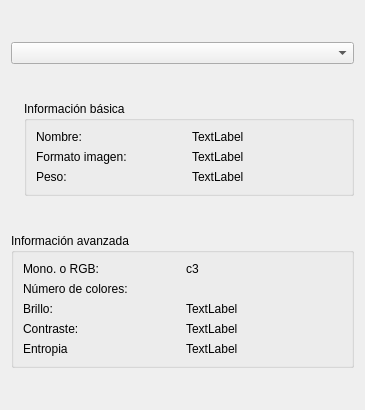
<?xml version="1.0" encoding="UTF-8"?>
<ui version="4.0">
 <class>image_info</class>
 <widget class="QDialog" name="image_info">
  <property name="geometry">
   <rect>
    <x>0</x>
    <y>0</y>
    <width>365</width>
    <height>410</height>
   </rect>
  </property>
  <property name="windowTitle">
   <string>Dialog</string>
  </property>
  <layout class="QGridLayout" name="gridLayout">
   <item row="2" column="0" colspan="2">
    <widget class="QGroupBox" name="Advanced_box">
     <property name="sizePolicy">
      <sizepolicy hsizetype="Preferred" vsizetype="Maximum">
       <horstretch>0</horstretch>
       <verstretch>0</verstretch>
      </sizepolicy>
     </property>
     <property name="title">
      <string>Información avanzada</string>
     </property>
     <layout class="QGridLayout" name="gridLayout_2">
      <item row="4" column="0">
       <widget class="QLabel" name="label_2">
        <property name="text">
         <string>Entropia</string>
        </property>
       </widget>
      </item>
      <item row="2" column="0">
       <widget class="QLabel" name="label_5">
        <property name="text">
         <string>Brillo:</string>
        </property>
       </widget>
      </item>
      <item row="3" column="0">
       <widget class="QLabel" name="label">
        <property name="text">
         <string>Contraste:</string>
        </property>
       </widget>
      </item>
      <item row="0" column="0">
       <widget class="QLabel" name="MoRGB_label">
        <property name="text">
         <string>Mono. o RGB: </string>
        </property>
       </widget>
      </item>
      <item row="1" column="0">
       <widget class="QLabel" name="Ncolor_label">
        <property name="text">
         <string>Número de colores: </string>
        </property>
       </widget>
      </item>
      <item row="0" column="1">
       <widget class="QLabel" name="c3">
        <property name="text">
         <string>c3</string>
        </property>
       </widget>
      </item>
      <item row="1" column="1">
       <widget class="QLabel" name="c4">
        <property name="text">
         <string/>
        </property>
       </widget>
      </item>
      <item row="2" column="1">
       <widget class="QLabel" name="c5">
        <property name="text">
         <string>TextLabel</string>
        </property>
       </widget>
      </item>
      <item row="3" column="1">
       <widget class="QLabel" name="c6">
        <property name="text">
         <string>TextLabel</string>
        </property>
       </widget>
      </item>
      <item row="4" column="1">
       <widget class="QLabel" name="c7">
        <property name="text">
         <string>TextLabel</string>
        </property>
       </widget>
      </item>
     </layout>
    </widget>
   </item>
   <item row="0" column="0" colspan="2">
    <widget class="QComboBox" name="Image_selector"/>
   </item>
   <item row="1" column="0">
    <widget class="QLabel" name="IMG">
     <property name="sizePolicy">
      <sizepolicy hsizetype="Maximum" vsizetype="Preferred">
       <horstretch>0</horstretch>
       <verstretch>0</verstretch>
      </sizepolicy>
     </property>
     <property name="text">
      <string/>
     </property>
     <property name="pixmap">
      <pixmap resource="application.qrc">:/Imagenes/Imagenes_GUI/info.png</pixmap>
     </property>
     <property name="scaledContents">
      <bool>false</bool>
     </property>
     <property name="wordWrap">
      <bool>false</bool>
     </property>
    </widget>
   </item>
   <item row="1" column="1">
    <widget class="QGroupBox" name="Basic_box">
     <property name="sizePolicy">
      <sizepolicy hsizetype="Preferred" vsizetype="Maximum">
       <horstretch>0</horstretch>
       <verstretch>0</verstretch>
      </sizepolicy>
     </property>
     <property name="title">
      <string>Información básica</string>
     </property>
     <layout class="QGridLayout" name="gridLayout_3">
      <item row="0" column="1">
       <widget class="QLabel" name="c1">
        <property name="text">
         <string>TextLabel</string>
        </property>
       </widget>
      </item>
      <item row="1" column="0">
       <widget class="QLabel" name="format_label">
        <property name="text">
         <string>Formato imagen: </string>
        </property>
       </widget>
      </item>
      <item row="0" column="0">
       <widget class="QLabel" name="name_label">
        <property name="text">
         <string>Nombre: </string>
        </property>
       </widget>
      </item>
      <item row="1" column="1">
       <widget class="QLabel" name="c2">
        <property name="text">
         <string>TextLabel</string>
        </property>
       </widget>
      </item>
      <item row="2" column="0">
       <widget class="QLabel" name="label_3">
        <property name="text">
         <string>Peso: </string>
        </property>
       </widget>
      </item>
      <item row="2" column="1">
       <widget class="QLabel" name="c8">
        <property name="text">
         <string>TextLabel</string>
        </property>
       </widget>
      </item>
     </layout>
    </widget>
   </item>
  </layout>
 </widget>
 <resources>
  <include location="application.qrc"/>
 </resources>
 <connections/>
</ui>
